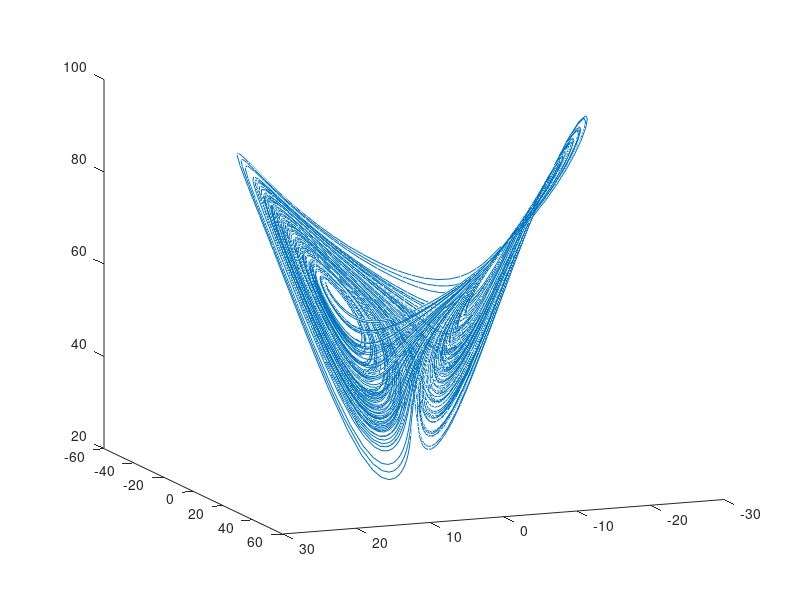

The MATLAB script that drew this image:
function loren3
clear;clf
global A B R 
A = 10; 
B = 8/3; 
R = 60; 
u0 = 100*(rand(3,1) - 0.5); 


[t,u] = ode45(@lor2,[0,1000]/10,u0); 
N = find(t>10); v = u(N,:);

x = v(:,1);
y = v(:,2);
z = v(:,3);
plot3(x,y,z)
view(158,14)
%plot(x,y);
%view(158)
 

function uprime = lor2(t,u) 

global A B R 
uprime = zeros(3,1); 
uprime(1) = -A*u(1) + A*u(2); 
uprime(2) = R*u(1) - u(2) - u(1)*u(3); 
uprime(3) = -B*u(3) + u(1)*u(2);